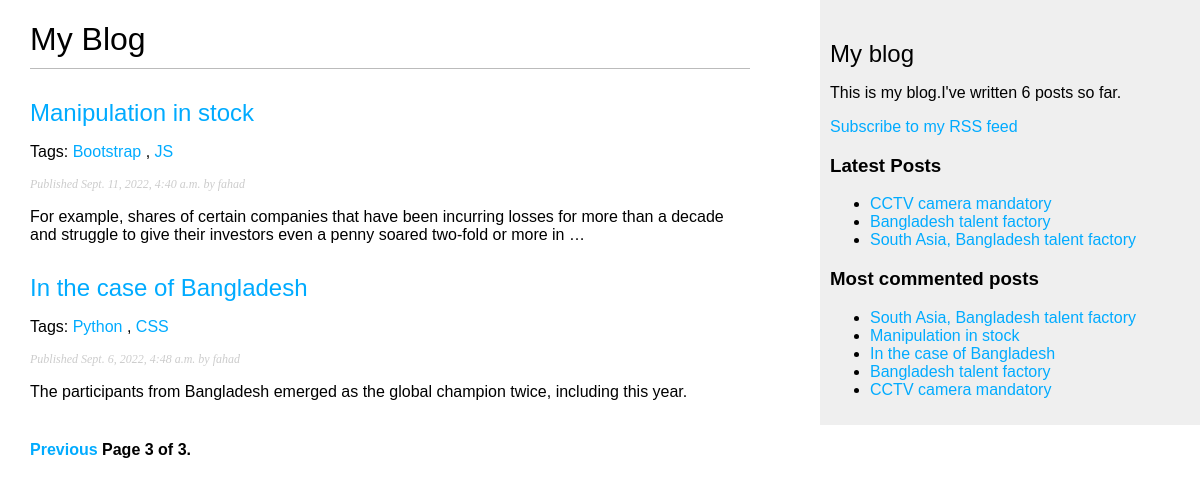
/?page=3, run on the app's committed database.
### blog/models.py (models this page shows, shortened)
class Post(models.Model):
    STATUS_CHOICES = (
    ('draft', 'Draft'),
    ('published', 'Published'),
    )
    title = models.CharField(max_length=250)
    slug = models.SlugField(max_length=250, unique_for_date='publish')
    author = models.ForeignKey(User,on_delete=models.CASCADE, related_name='blog_posts')
    body = models.TextField()
    publish = models.DateTimeField(default=timezone.now)
    created = models.DateTimeField(auto_now_add=True)
    updated = models.DateTimeField(auto_now=True)
    status = models.CharField(max_length=10,choices=STATUS_CHOICES,default='draft')
    objects = models.Manager() # The default manager.
    published = PublishedManager() # Our custom manager.
    tags = TaggableManager()
    class Meta:
        ordering = ('-publish',)
    def get_absolute_url(self):
        return reverse('post_detail',
            args=[self.publish.year,
            self.publish.month,
            self.publish.day, self.slug])

### blog/views.py (the view)
# urls.py: path('', views.post_list, name='post_list'),
def post_list(request, tag_slug=None):
    posts = Post.objects.all()
    tag = None
    if tag_slug:
        tag = get_object_or_404(Tag, slug=tag_slug)
        posts = posts.filter(tags__in=[tag])
    paginator = Paginator(posts, 2) # 3 posts in each page
    page = request.GET.get('page')
    try:
        posts = paginator.page(page)
    except PageNotAnInteger:
        posts = paginator.page(1)
    except EmptyPage:
        posts = paginator.page(paginator.num_pages)
    context = {'posts':posts, 'tag':tag}
    return render(request,'blog/list.html', context)

### blog/templatetags/blog_tags.py (called while the page is built)
@register.simple_tag
def total_post():
    return Post.objects.count()

@register.inclusion_tag('blog/latest_posts.html')
def show_latest_post(count=5):
    latest_post = Post.objects.order_by('-publish')[:count]
    return {'latest_post':latest_post}

@register.simple_tag
def most_commented_post(count=5):
    return Post.objects.annotate(total_comments=Count('comments')).order_by('-total_comments')[:count]

@register.filter(name='markdown')
def markdown_format(text):
    return mark_safe(markdown.markdown(text))

### blog/templates/blog/list.html (shortened to what this page needs)
{% extends "blog/base.html" %}
{% load blog_tags %}
{% block content %}
<h1>My Blog</h1>
{% for post in posts %}
  <h2>
    <a href="{{post.get_absolute_url}}">
      {{ post.title }}
    </a>
  </h2>
  <p class="tags">
    Tags:
    {% for tag in post.tags.all %}
      <a href="{% url 'post_list_by_tag' tag.slug %}">
        {{ tag.name }}
      </a>
      {% if not forloop.last %}, {% endif %}
    {% endfor %}
  </p>
  <p class="date">
    Published {{ post.publish }} by {{ post.author }}
  </p>
  {{ post.body|markdown|truncatewords:30|linebreaks }}
{% endfor %}
{% include 'blog/pagination.html' with page=posts %}
{% endblock content %}

### blog/templates/blog/base.html (shortened to what this page needs)
{% load blog_tags %}
{% load static %}
<!DOCTYPE html>
<html>
<head>
  <link rel="stylesheet" href="{% static 'css/main.css' %}">
</head>
<body>
  <div id="content">
    {% block content %}
    {% endblock %}
  </div>
  <div id="sidebar">
    <h2>My blog</h2>
    <p>This is my blog.I've written {% total_post %} posts so far.</p>
    <p>
      <a href="{% url 'post_feed' %}">Subscribe to my RSS feed</a>
     </p>
    <h3>Latest Posts</h3>
    {% show_latest_post 3 %}
    <h3>Most commented posts</h3>
    {% most_commented_post as commented_post %}
    <ul>
      {% for post in commented_post %}
      <li><a href="{{ post.get_absolute_url }}">{{post.title}}</a></li>
      {% endfor %}
    </ul>
  </div>
</body>
</html>

### blog/templates/blog/latest_posts.html
<ul>
    {% for post in latest_post %}
    <li>
    <a href="{{ post.get_absolute_url }}">{{ post.title }}</a>
    </li>
    {% endfor %}
   </ul>

### static/css/main.css (style rules this page uses)
body { margin:0; padding:0; font-family:helvetica, sans-serif; }
a { color:#00abff; text-decoration:none; }
h1 { font-weight:normal; border-bottom:1px solid #bbb; padding:0 0 10px 0; }
h2 { font-weight:normal; margin:30px 0 0; }
#content { float:left; width:60%; padding:0 0 0 30px; }
#sidebar { float:right; width:30%; padding:10px; background:#efefef; height:100%; }
p.date { color:#ccc; font-family: georgia, serif; font-size: 12px; font-style: italic; }

### data on the page
Post: title "Manipulation in stock", publish "Sept. 11, 2022, 4:40 a.m.", author "fahad", body "For example, shares of certain companies that have been incurring losses for more than a decade and struggle to give their investors even a penny soared two-fold or more in …"
Tag: name "Bootstrap"
Tag: name "JS"
Post: title "In the case of Bangladesh", publish "Sept. 6, 2022, 4:48 a.m.", author "fahad", body "The participants from Bangladesh emerged as the global champion twice, including this year."
Tag: name "Python"
Tag: name "CSS"
Post: title "CCTV camera mandatory"
Post: title "Bangladesh talent factory"
Post: title "South Asia, Bangladesh talent factory"

### other printed values
{{ page.number }} "3"
{{ page.paginator.num_pages }} "3"
